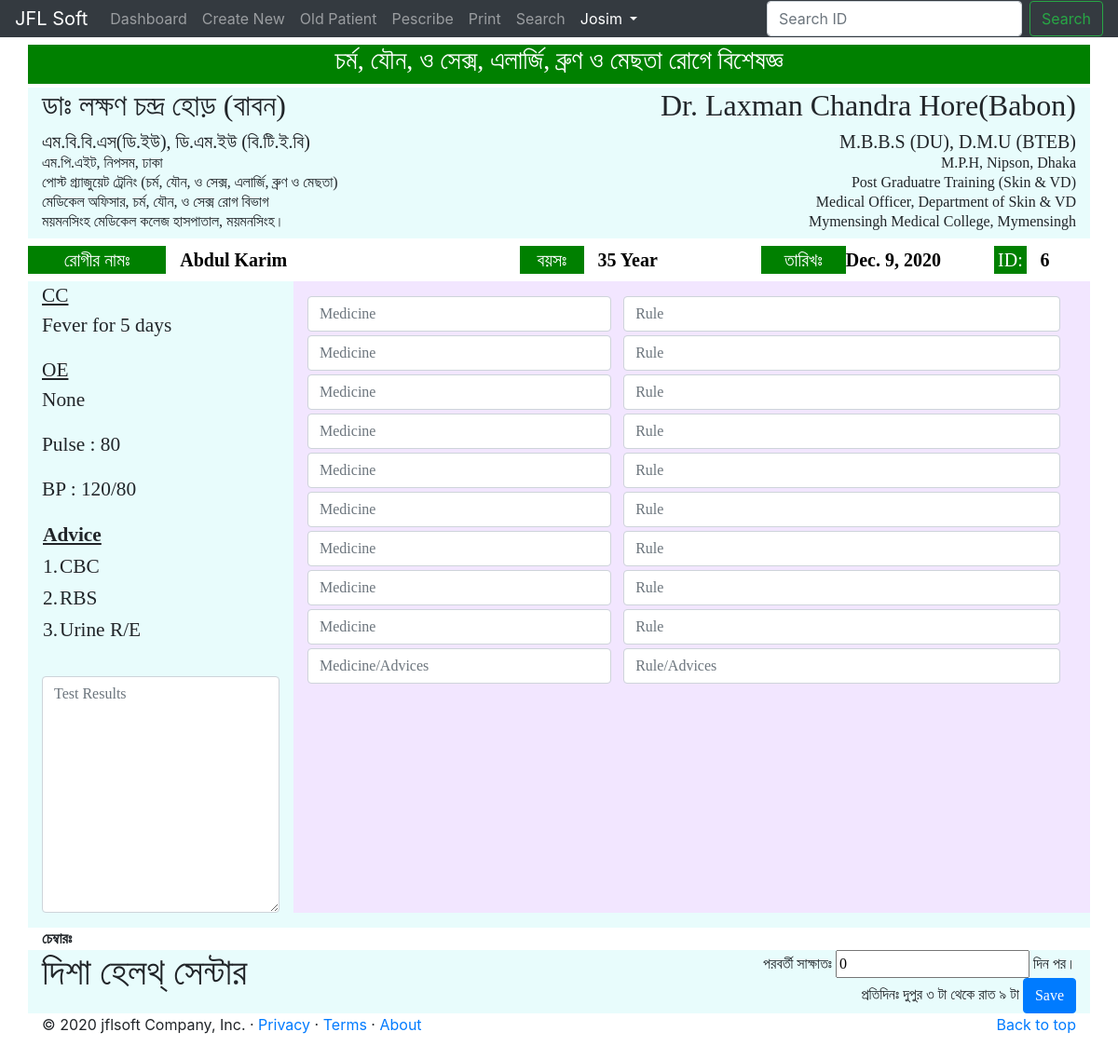
The app's page /add_medicine/6 (signed in) with its own data.
### prescription/models.py (models this page shows, shortened)
class Patient(models.Model):
	name= models.CharField(max_length=100, null=True)
	age_y= models.IntegerField(null=True, blank=True)
	age_m= models.IntegerField(null=True, blank=True, default=0)
	age_d= models.IntegerField(null=True, blank=True, default=0)
	sex= models.CharField(choices=CATEGORY_CHOICES_SEX, max_length=100)
	cc= models.CharField(max_length=300, null=True, blank=True)
	oe= models.CharField(max_length=300, null=True, blank=True)
	pulse= models.CharField(max_length=50, null=True, blank=True)
	bp= models.CharField(max_length=50, null=True, blank=True)
	test = models.ManyToManyField(Test, blank=True)
	others_test= models.CharField(max_length=400, null=True, blank=True)
	date=models.DateField(auto_now=False,auto_now_add=False,default=today)
	status= models.BooleanField(default=False)

class Test(models.Model):
	title= models.CharField(max_length=200)

### prescription/views.py (the view, shortened to what this page needs)
# urls.py: path('add_medicine/<int:pk>', views.AddMedicineView.as_view(), name='add_medicine'),
@method_decorator(login_required, name='dispatch')
class AddMedicineView(LoginRequiredMixin, View):
    def get(self,*args, **kwargs):
        dic= self.kwargs        #It will pass a dict value like {'pk':3} but there pk need a number value like 3
        pk1 = dic['pk']         #For that dic['pk'] will give only 3 value from dic dictionary. you can write id=self.kwargs['pk']
        patient = Patient.objects.get(id=pk1)
        form = medForm
        return render(self.request, 'prescription/add_medicine.html', { 'patient':patient, 'form':form})

### prescription/templates/prescription/add_medicine.html (shortened to what this page needs)
{% extends 'prescription/base.html' %}
{% load widget_tweaks %}
{% load static %}
{% block content %}
  <link href="{% static 'assets/bootstrap/css/bootstrap.min.css' %}" rel="stylesheet">
<div class="container main-box">
    <div class="row mt-3 box">
      <div class="col-sm-12" style=" background-color: green; color: white; text-align: center;"><h3>চর্ম, যৌন, ও সেক্স, এলার্জি, ব্রুণ ও মেছতা রোগে বিশেষজ্ঞ</h3></div>
    </div>
    <div class="row mt-1 box">
      <div class="col-sm-6" style="line-height: 5px;">
      	<h2>ডাঃ লক্ষণ চন্দ্র হোড় (বাবন)</h2>
      	<h5>এম.বি.বি.এস(ডি.ইউ), ডি.এম.ইউ (বি.টি.ই.বি)</h5>
      	<p>এম.পি.এইট, নিপসম, ঢাকা</p>
      	<p>পোস্ট গ্র্যাজুয়েট ট্রেনিং (চর্ম, যৌন, ও সেক্স, এলার্জি, ব্রুণ ও মেছতা)</p>
      	<p>মেডিকেল অফিসার, চর্ম, যৌন, ও সেক্স রোগ বিভাগ</p>
      	<p>ময়মনসিংহ মেডিকেল কলেজ হাসপাতাল, ময়মনসিংহ।</p>
      </div>
      <div class="col-sm-6" style="text-align: right; line-height: 5px;">
      	<h2>Dr. Laxman Chandra Hore(Babon)</h2>
      	<h5>M.B.B.S (DU), D.M.U (BTEB)</h5>
      	<p>M.P.H, Nipson, Dhaka</p>
      	<p>Post Graduatre Training (Skin & VD)</p>
      	<p>Medical Officer, Department of Skin & VD</p>
      	<p>Mymensingh Medical College, Mymensingh</p>
  	  </div>
    </div>
    <div class="row mt-2 box" style=" background-color: green; color: white; font-size: 20px; text-align: center;">
      <div class="col-" style="width:13%;">রোগীর নামঃ</div>
      <div class="col-sm-4" style=" background-color: white; color: black; text-align: left;"><b>{{ patient.name }}</b></div>
      <div class="col-" style="width: 6%;">বয়সঃ</div>
      <div class="col-sm-2" style=" background-color: white; color: black; text-align: left;">
        {% if patient.age_y %}
        <b>{{ patient.age_y}} Year</b>
        {% endif %}
      </div>
      <div class="col-sm-" style="width:8%;">তারিখঃ </div>
      <div class="col-" style=" background-color: white; color: black; text-align: left; width: 14%;"><b> {{ patient.date }}</b></div>
      <div class="col-" style="width:3%;">ID: </div>
      <div class="col-sm" style=" background-color: white; color: black; text-align: left;width:5%;"><b>{{ patient.id }}</b></div>
    </div>
    <div class="row mt-2 box" style="height: ;">
      <div class="col-sm-3" style="font-size: 16pt;">
      	<u>CC</u>
      	<p>{{ patient.cc }}</p>
		<u>OE</u>
		<p>{{ patient.oe }}</p>
		<p>Pulse : {{ patient.pulse }}</p>
		<p>BP : {{patient.bp}}</p>
      	<table style="font-size: 16pt;">
      		<tr>
		        <th colspan="12"><u>Advice</u></th>
		      </tr>
      	  {% for order_item in patient.test.all %}
		      <tr>
		        <td>{{ forloop.counter }}. </td>
		        <td> {{ order_item.title }}</td>
		      </tr>
		  {% endfor %}
		</table>
		<br/>
<form form method="POST">
		<p>{% render_field form.test_result class="form-control" placeholder="Test Results" %}</p>
      </div>
	<div class="form-group col-sm-9" style="text-align:; background-color: #f2e6ff;">
		<div class="row">
	        <div class="col-sm-5 mt-3">
                {% render_field form.med1 class="form-control" placeholder="Medicine" %}
            </div>
	        <div class="col-sm-7 mt-3" style="margin-left: -2%;">
                {% render_field form.rule1 class="form-control" placeholder="Rule" %}
            </div>
        </div>
		<div class="row">
	        <div class="col-sm-5 mt-1">
                {% render_field form.med2 class="form-control" placeholder="Medicine" %}
            </div>
	        <div class="col-sm-7 mt-1" style="margin-left: -2%;">
                {% render_field form.rule2 class="form-control" placeholder="Rule" %}
            </div>
        </div>
		<div class="row">
	        <div class="col-sm-5 mt-1">
                {% render_field form.med3 class="form-control" placeholder="Medicine" %}
            </div>
	        <div class="col-sm-7 mt-1" style="margin-left: -2%;">
                {% render_field form.rule3 class="form-control" placeholder="Rule" %}
            </div>
        </div>
		<div class="row">
	        <div class="col-sm-5 mt-1">
                {% render_field form.med4 class="form-control" placeholder="Medicine" %}
            </div>
	        <div class="col-sm-7 mt-1" style="margin-left: -2%;">
                {% render_field form.rule4 class="form-control" placeholder="Rule" %}
            </div>
        </div>
		<div class="row">
	        <div class="col-sm-5 mt-1">
                {% render_field form.med5 class="form-control" placeholder="Medicine" %}
            </div>
	        <div class="col-sm-7 mt-1" style="margin-left: -2%;">
                {% render_field form.rule5 class="form-control" placeholder="Rule" %}
            </div>
        </div>
		<div class="row">
	        <div class="col-sm-5 mt-1">
                {% render_field form.med6 class="form-control" placeholder="Medicine" %}
            </div>
	        <div class="col-sm-7 mt-1" style="margin-left: -2%;">
                {% render_field form.rule6 class="form-control" placeholder="Rule" %}
            </div>
        </div>
		<div class="row">
	        <div class="col-sm-5 mt-1">
                {% render_field form.med7 class="form-control" placeholder="Medicine" %}
            </div>
	        <div class="col-sm-7 mt-1" style="margin-left: -2%;">
                {% render_field form.rule7 class="form-control" placeholder="Rule" %}
            </div>
        </div>
		<div class="row">
	        <div class="col-sm-5 mt-1">
                {% render_field form.med8 class="form-control" placeholder="Medicine" %}
            </div>
	        <div class="col-sm-7 mt-1" style="margin-left: -2%;">
                {% render_field form.rule8 class="form-control" placeholder="Rule" %}
            </div>
        </div>
		<div class="row">
	        <div class="col-sm-5 mt-1">
                {% render_field form.med9 class="form-control" placeholder="Medicine" %}
            </div>
	        <div class="col-sm-7 mt-1" style="margin-left: -2%;">
                {% render_field form.rule9 class="form-control" placeholder="Rule" %}
            </div>
        </div>
		<div class="row">
	        <div class="col-sm-5 mt-1">
                {% render_field form.med10 class="form-control" placeholder="Medicine/Advices" %}
            </div>
	        <div class="col-sm-7 mt-1" style="margin-left: -2%;">
                {% render_field form.rule10 class="form-control" placeholder="Rule/Advices" %}
            </div>
        </div>
  	</div>
 </div>
<b>চেম্বারঃ</b>
	<div class="row box">
		<div class="col-sm-6"><h1>দিশা হেলথ্ সেন্টার</h1></div>
		<div class="col-sm-6 text-right">
			পরবর্তী সাক্ষাতঃ {% render_field form.next_visit class="" placeholder="0" %} দিন পর। <br/>
			প্রতিদিনঃ দুপুর ৩ টা থেকে রাত ৯ টা
		<input class="btn btn-primary" type="submit" name="submit" value="Save">
		</div>
	</div>
</div>
{% endblock %}

### prescription/templates/prescription/base.html (shortened to what this page needs)
{% load static %}
<!doctype html>
<html lang="en">
  <head>
  <link href="{% static 'assets/bootstrap/css/bootstrap.min.css' %}" rel="stylesheet">
    <link href="{% static 'this/carousel.css' %}" rel="stylesheet">
    <header>
  <nav class="navbar navbar-expand-lg navbar-dark fixed-top bg-dark py-0">
    <a class="navbar-brand" href="{% url 'index' %}">JFL Soft</a>
    <div class="collapse navbar-collapse" id="navbarCollapse">
      <ul class="navbar-nav mr-auto">
          {% if user.is_authenticated %}
            <li class="nav-item">
              <a href="{% url 'patient_list' %}" class="nav-link">Dashboard</a>
            </li>
            <li class="nav-item">
              <a href="{% url 'create' %}" class="nav-link">Create New</a>
            </li>
            <li class="nav-item">
              <a href="{% url 'old_patient_search' %}" class="nav-link">Old Patient</a>
            </li>
            <li class="nav-item">
              <a href="{% url 'search' %}" class="nav-link">Pescribe</a>
            </li>
            <li class="nav-item">
              <a href="{% url 'print' %}" class="nav-link">Print</a>
            </li>
            <li class="nav-item">
              <a href="{% url 'search' %}" class="nav-link">Search</a>
            </li>
          <li class="nav-item dropdown">
              <a class="nav-link dropdown-toggle text-white" href="#" id="navbarDropdown" role="button" data-toggle="dropdown" aria-haspopup="true" aria-expanded="false">
                   {{ user.username }}
              </a>
            </li>
          {% endif %}
      </ul>
      <form class="form-inline mt-2 mt-md-0" action="{% url 'search' %}">
        <input class="form-control mr-sm-2" type="text" placeholder="Search ID" name="search_id" class="" placeholder=" ID" aria-label="Search">
        <button class="btn btn-outline-success my-2 my-sm-0" type="submit">Search</button>
      </form>
    </div>
  </nav>
</header>
{% block content %}
{% endblock %}
  <footer class="container">
    <p class="float-right"><a href="#">Back to top</a></p>
    <p>&copy; 2020 jflsoft Company, Inc. &middot; <a href="#">Privacy</a> &middot; <a href="#">Terms</a> &middot; <a href="{% url 'about' %}">About</a></p>
  </footer>
</html>

### prescription/templates/prescription/add_medicine.html (style rules this page uses)
.box { background-color: #e8fcfc; }
.main-box { font-family: Kalpurush; }

### records on screen
Patient: name "Abdul Karim", age_y "35", date "Dec. 9, 2020", id "6", cc "Fever for 5 days", oe "None", pulse "80", bp "120/80"
Test: title "CBC"
Test: title "RBS"
Test: title "Urine R/E"

### other values on screen
{{ user.username }} "Josim"
